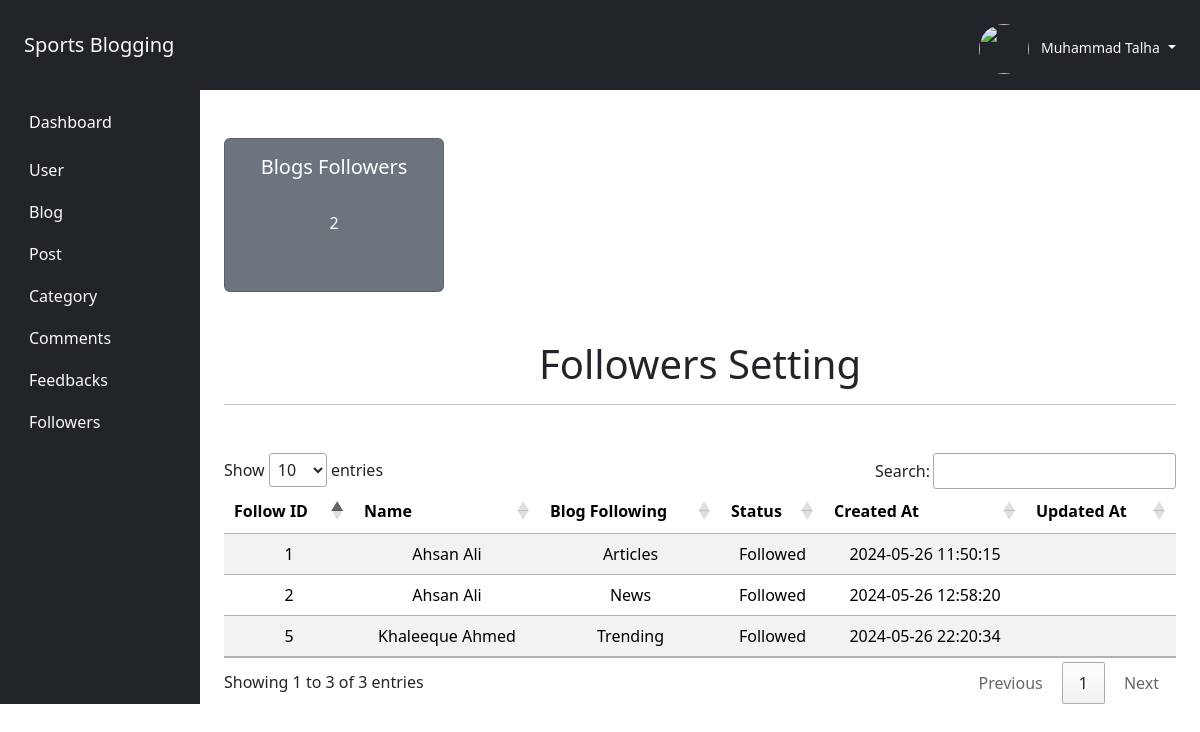
The page /Admin/followers.php (signed in) on the database its author committed.
### tables this page shows
CREATE TABLE `following_blog` (
  `follow_id` int(11) NOT NULL AUTO_INCREMENT,
  `follower_id` int(11) DEFAULT NULL,
  `blog_following_id` int(11) DEFAULT NULL,
  `status` enum('Followed','Unfollowed') DEFAULT 'Followed',
  `created_at` timestamp NOT NULL DEFAULT current_timestamp(),
  `updated_at` timestamp NULL DEFAULT NULL,
  PRIMARY KEY (`follow_id`),
  KEY `blog_following_id` (`blog_following_id`),
  KEY `follower_id` (`follower_id`),
  CONSTRAINT `following_blog_ibfk_1` FOREIGN KEY (`blog_following_id`) REFERENCES `blog` (`blog_id`) ON DELETE CASCADE ON UPDATE CASCADE,
  CONSTRAINT `following_blog_ibfk_2` FOREIGN KEY (`follower_id`) REFERENCES `user` (`user_id`) ON DELETE CASCADE ON UPDATE CASCADE
);

CREATE TABLE `user` (
  `user_id` int(11) NOT NULL AUTO_INCREMENT,
  `role_id` int(11) DEFAULT 2,
  `first_name` varchar(50) NOT NULL,
  `last_name` varchar(50) NOT NULL,
  `email` varchar(50) DEFAULT NULL,
  `password` text NOT NULL,
  `gender` enum('Male','Female') DEFAULT NULL,
  `date_of_birth` date DEFAULT NULL,
  `user_image` text DEFAULT NULL,
  `address` text DEFAULT NULL,
  `is_approved` enum('Pending','Approved','Rejected') DEFAULT 'Pending',
  `is_active` enum('Active','InActive') DEFAULT 'InActive',
  `created_at` timestamp NOT NULL DEFAULT current_timestamp(),
  `updated_at` timestamp NULL DEFAULT NULL,
  PRIMARY KEY (`user_id`),
  UNIQUE KEY `email` (`email`),
  KEY `role_id` (`role_id`),
  CONSTRAINT `user_ibfk_1` FOREIGN KEY (`role_id`) REFERENCES `role` (`role_id`) ON DELETE CASCADE ON UPDATE CASCADE
);

CREATE TABLE `blog` (
  `blog_id` int(11) NOT NULL AUTO_INCREMENT,
  `user_id` int(11) DEFAULT NULL,
  `blog_title` varchar(200) DEFAULT NULL,
  `post_per_page` int(11) DEFAULT NULL,
  `blog_background_image` text DEFAULT NULL,
  `blog_status` enum('Active','InActive') DEFAULT NULL,
  `created_at` timestamp NOT NULL DEFAULT current_timestamp(),
  `updated_at` timestamp NULL DEFAULT NULL,
  PRIMARY KEY (`blog_id`),
  KEY `user_id` (`user_id`),
  CONSTRAINT `blog_ibfk_1` FOREIGN KEY (`user_id`) REFERENCES `user` (`user_id`) ON DELETE CASCADE ON UPDATE CASCADE
);

### Admin/followers.php (the view, shortened to what this page needs)
<?php
	require("admin_header.php");
	$query = "SELECT following_blog.*, user.first_name, user.last_name, blog.blog_title
            FROM following_blog
            INNER JOIN user ON following_blog.follower_id = user.user_id
            INNER JOIN blog ON following_blog.blog_following_id = blog.blog_id
            ORDER BY follow_id DESC";
    $follower_result = mysqli_query($connection, $query);
?>
    <div class="container-fluid">
        <div class="row">
                <?php
                    require("admin_right_sidebar.php");
                ?>
            <div class="col-10">
                <div class="mt-5 container text-center">
                      <div class="row align-items-stretch">
                        <div class="col-md-3">
                          <div class="card h-100 bg-secondary text-white">
                            <div class="card-body">
                              <h5 class="card-title">Blogs Followers</h5>
                              <br>
                              <?php
                                    $query = "SELECT
                                                    COUNT(DISTINCT follower_id) AS total_follower
                                                FROM
                                                    following_blog";
                                    $result = mysqli_query($connection, $query);
                                    if ($result) {
                                        $data = mysqli_fetch_assoc($result);
                                ?>
                              <p class="card-text"><?= $data['total_follower']?></p>
                              <?php }?>
                              <br>
                            </div>
                          </div>
                        </div>
                      </div>
                    </div>
                    <div class="mt-5">
                    <div class="mt-5 container text-center">
                      <div class="row align-items-stretch">
                        <div class="col-md-12">
                        <h1>Followers Setting</h1>
                        <hr class="mb-5" />
                          <table  id="follow_id" class="table table-striped" style="width:100%">
                            <thead>
                                <?php if($follower_result->num_rows){ ?>
                                <tr>
                                    <th>Follow ID</th>
                                    <th>Name</th>
                                    <th>Blog Following</th>
                                    <th>Status</th>
                                    <th>Created At</th>
                                    <th>Updated At</th>
                                </tr>
                            </thead>
                            <tbody>
                                <?php while($data = mysqli_fetch_assoc($follower_result)){ ?>
                            <tr>
                                        <td><?= $data['follow_id']?></td>
                                        <td><?= $data['first_name']. " " . $data['last_name']?></td>
                                        <td><?= $data['blog_title']?></td>
                                        <td><?= $data['status']?></td>
                                        <td><?= $data['created_at']?></td>
                                        <td><?= $data['updated_at']?></td>
                                    </tr>
                                    <?php }?>
                                </tbody>
                                <?php } ?>
                            </table>
                     <link rel="stylesheet" type="text/css" href="https://cdn.datatables.net/responsive/2.2.9/css/responsive.dataTables.min.css">
                          </div>
                        </div>
                        </div>
                      </div>
            </div>
        </div>
    </div>

### rows shown on the page
following_blog: follow_id "5", follower.first_name "Khaleeque", follower.last_name "Ahmed", blog_following.blog_title "Trending", status "Followed", created_at "2024-05-26 22:20:34"
following_blog: follow_id "2", follower.first_name "Ahsan", follower.last_name "Ali", blog_following.blog_title "News", status "Followed", created_at "2024-05-26 12:58:20"
following_blog: follow_id "1", follower.first_name "Ahsan", follower.last_name "Ali", blog_following.blog_title "Articles", status "Followed", created_at "2024-05-26 11:50:15"

### other values the page prints
$user_name "Muhammad Talha"
$data['total_follower'] "2"
